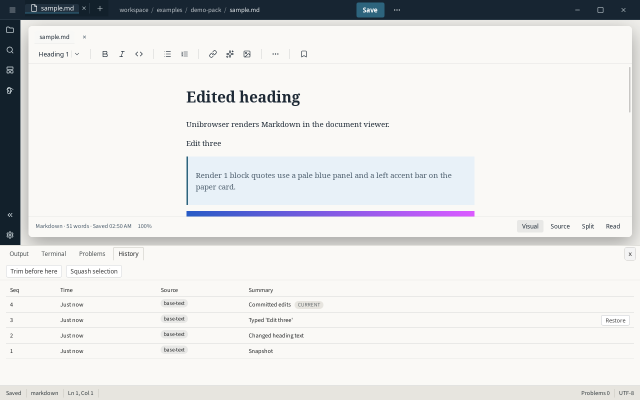
#> input picture docs/screenshots/history/history-panel-v4-1280.png, 1280 x 800 px (shown at 1/2 size)
$ python check-history-capture-pixels.py
#> lines starting #> are read from the running program, lines starting #| are printed output that depends on the picture
#!/usr/bin/env python3
"""Gate history panel/jump PNG pair: pixel checks on bottom dock + document diff."""
from __future__ import annotations

import hashlib
import subprocess
import sys
from pathlib import Path

ROOT = Path(__file__).resolve().parents[1]
OUT = ROOT / "docs" / "screenshots" / "history"
PANEL = OUT / "history-panel-v4-1280.png"
JUMP = OUT / "history-jump-v4-1280.png"


def md5(path: Path) -> str:
    return hashlib.md5(path.read_bytes()).hexdigest()


def document_crop_box(width: int, height: int) -> tuple[int, int, int, int]:
    """Paper card body (excludes chrome and bottom dock)."""
    return (80, 100, width - 80, int(height * 0.55))


def bottom_dock_crop_box(width: int, height: int) -> tuple[int, int, int, int]:
    top = int(height * 0.72)
    return (0, top, width, height)


def is_panel_surface_pixel(rgb: tuple[int, int, int]) -> bool:
    r, g, b = rgb
    if r < 210 or r > 248:
        return False
    if abs(r - g) > 8:
        return False
    return 220 <= b <= 245


def diff_fraction(a_path: Path, b_path: Path, box: tuple[int, int, int, int]) -> float:
    from PIL import Image

    a = Image.open(a_path).convert("RGB").crop(box)
    b = Image.open(b_path).convert("RGB").crop(box)
    if a.size != b.size:
        return 1.0
    pixels_a = a.getdata()
    pixels_b = b.getdata()
    changed = sum(1 for p, q in zip(pixels_a, pixels_b) if p != q)
    return changed / max(len(pixels_a), 1)


def bottom_panel_gate(path: Path) -> None:
    from PIL import Image

    im = Image.open(path).convert("RGB")
    w, h = im.size
    if w != 1280 or h != 800:
        raise SystemExit(f"{path.name}: expected 1280x800, got {w}x{h}")
    crop = im.crop(bottom_dock_crop_box(w, h))
    pixels = list(crop.getdata())
    panel_frac = sum(1 for p in pixels if is_panel_surface_pixel(p)) / max(len(pixels), 1)
    if panel_frac < 0.12:
        raise SystemExit(
            f"{path.name}: bottom dock panel surface {panel_frac:.1%} < 12% (history dock not visible)",
        )


def ocr_contains_restored(path: Path) -> None:
    try:
        out = subprocess.check_output(
            ["tesseract", str(path), "stdout", "-l", "eng"],
            stderr=subprocess.DEVNULL,
            text=True,
        )
    except FileNotFoundError:
        print("tesseract missing; skip OCR gate for Restored to", file=sys.stderr)
        return
    except subprocess.CalledProcessError as exc:
        raise SystemExit(f"{path.name}: tesseract failed ({exc})") from exc
    if "Restored to" not in out:
        raise SystemExit(f"{path.name}: OCR did not find 'Restored to' in jump shot")


def main() -> None:
    for path in (PANEL, JUMP):
        if not path.is_file():
            raise SystemExit(f"missing {path}")
    if md5(PANEL) == md5(JUMP):
        raise SystemExit("panel and jump PNGs are identical")
    frac = diff_fraction(PANEL, JUMP, document_crop_box(1280, 800))
#> in diff_fraction, `a = Image.open(a_path).convert("RGB").crop(box)`:
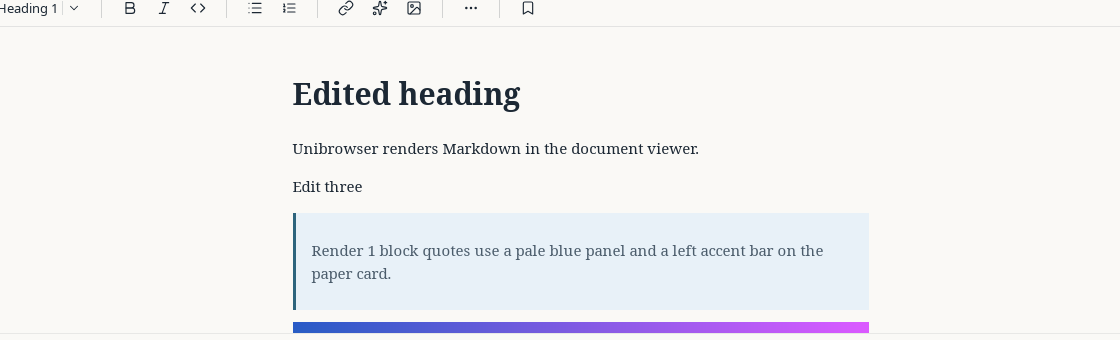
#> a: PIL image 1120x340 RGB; mean R, G, B 242, 242, 243
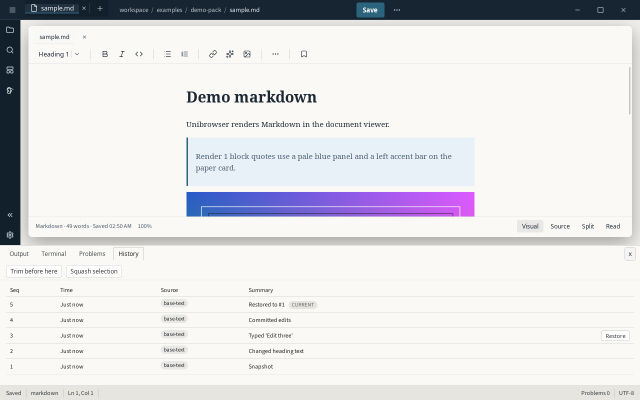
#> input picture docs/screenshots/history/history-jump-v4-1280.png, 1280 x 800 px (shown at 1/2 size)
#> in diff_fraction, `b = Image.open(b_path).convert("RGB").crop(box)`:
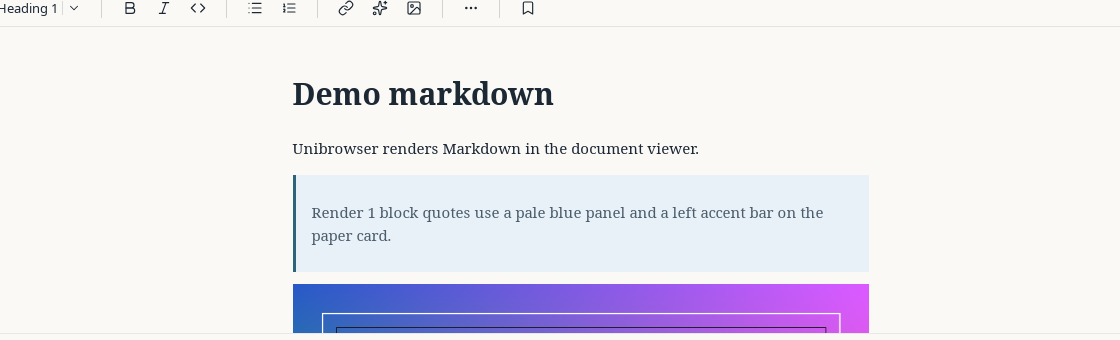
#> b: PIL image 1120x340 RGB; mean R, G, B 235.2, 233.4, 241.3
#> in diff_fraction, `changed = sum(1 for p, q in zip(pixels_a, pixels_b) if p != q)`: changed = 64673
#> frac = 0.17
    if frac <= 0.01:
        raise SystemExit(f"document region diff {frac:.4f} <= 1%")
    bottom_panel_gate(PANEL)
#> in bottom_panel_gate, im is the input picture: PIL image 1280x800 RGB; mean R, G, B 227.9, 228.4, 227.9
#> in bottom_panel_gate, `crop = im.crop(bottom_dock_crop_box(w, h))`:
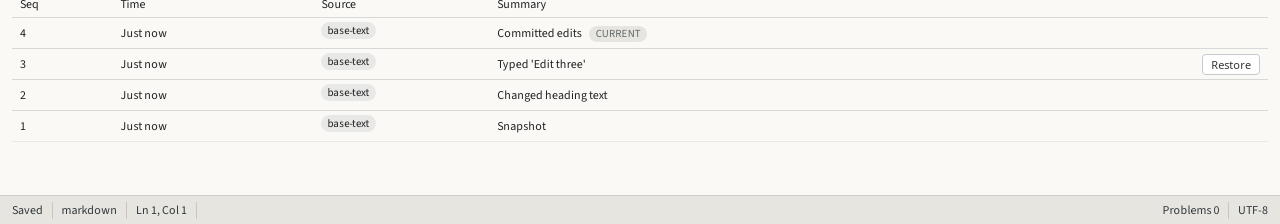
#> crop: PIL image 1280x224 RGB; mean R, G, B 244.7, 243.6, 240.4
#> in bottom_panel_gate, `pixels = list(crop.getdata())`: pixels = 286720 items
#> in bottom_panel_gate, `panel_frac = sum(1 for p in pixels if is_panel_surface_pixel(p)) / max..`: panel_frac = 0.14
    bottom_panel_gate(JUMP)
#> in bottom_panel_gate, im is the input picture: PIL image 1280x800 RGB; mean R, G, B 225.3, 225.1, 227.2
    ocr_contains_restored(JUMP)
#> (the call stopped at in ocr_contains_restored, `out = subprocess.check_output( ["tesseract", str(path), "stdout", "-l"..`: subprocess is not available in this run)
    print(f"history capture gate ok (document diff {frac:.2%})")
#| history capture gate ok (document diff 16.98%)


if __name__ == "__main__":
    main()
